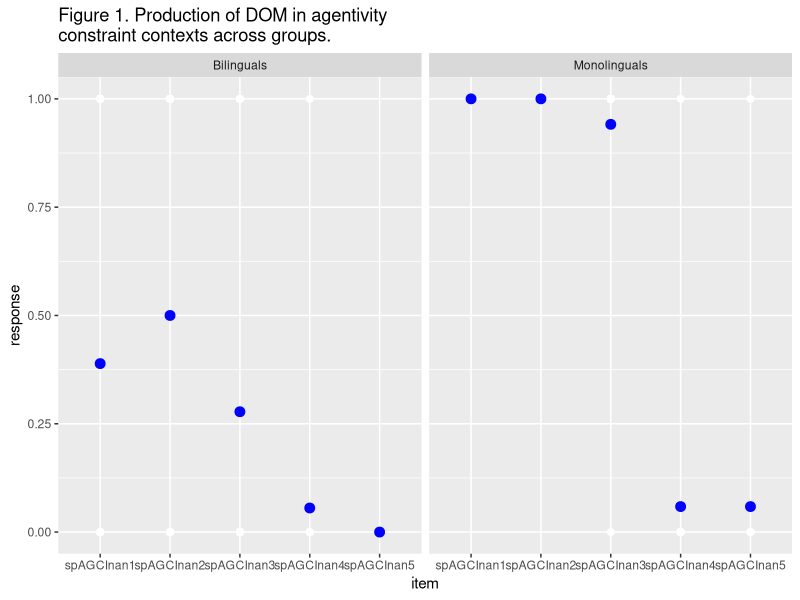
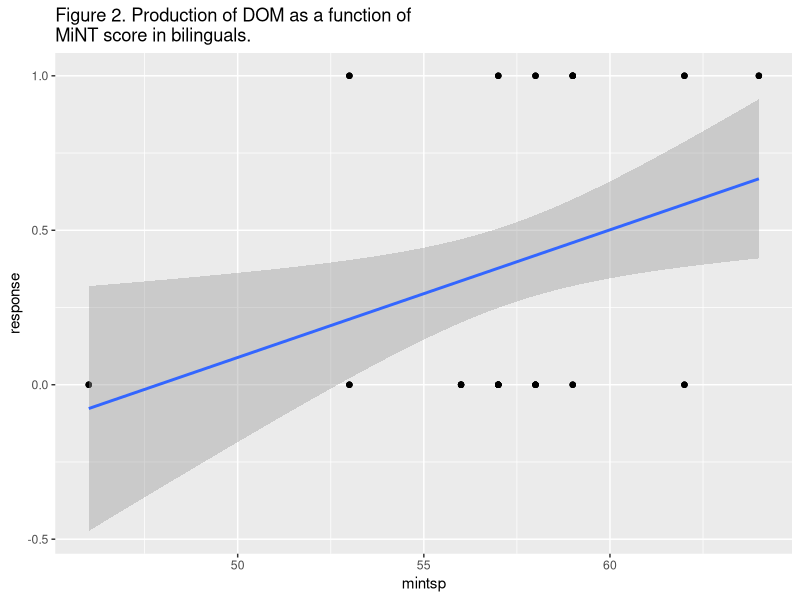
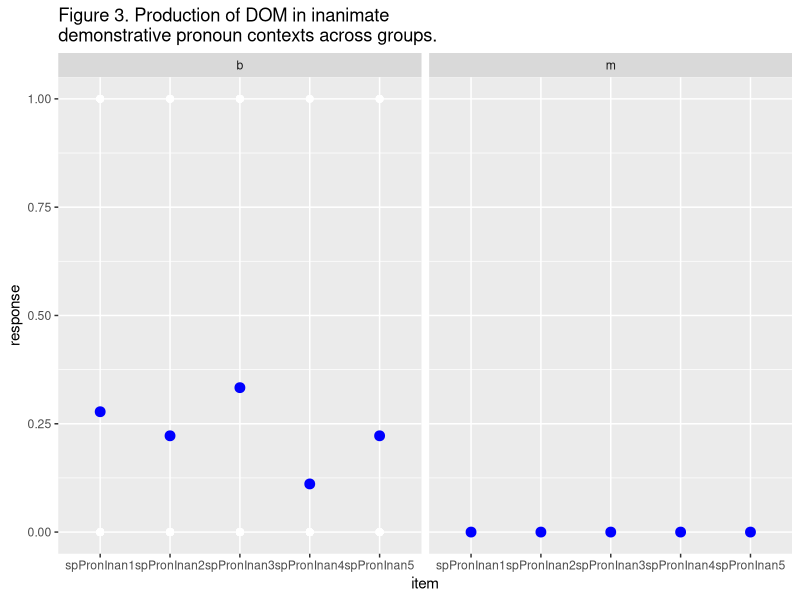
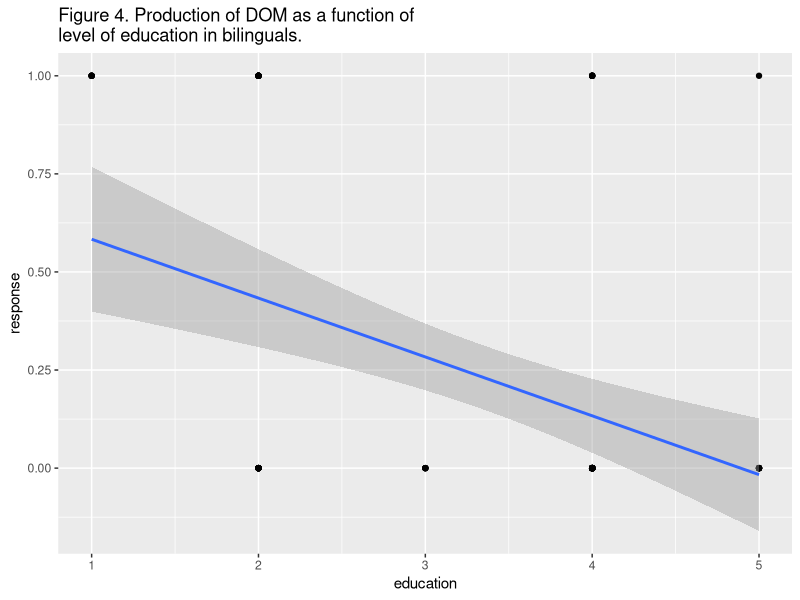
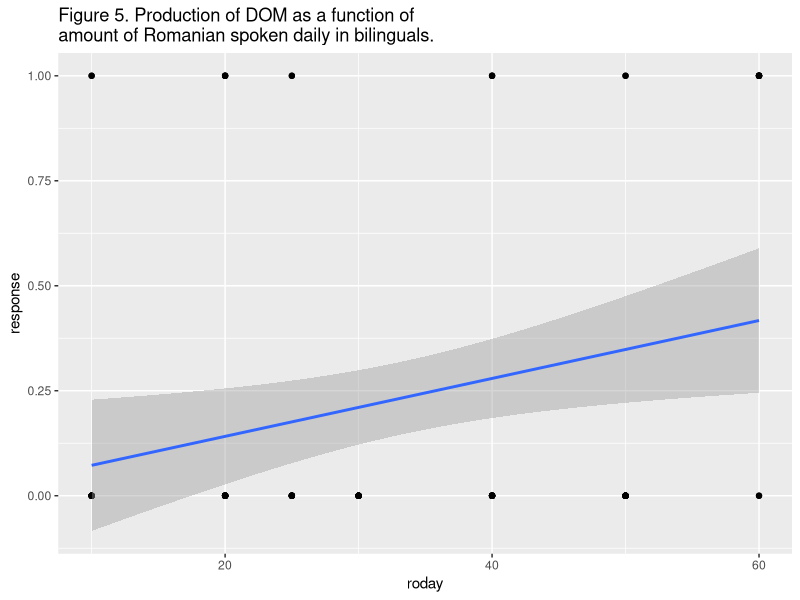

Generate these figures, in order, with R:

library(tidyverse)
library(ggplot2)
library(dplyr)
library(lme4)
library(here)

# rm(list = ls(all = TRUE))

dataset <- read_csv(here("data", "P_SP.csv"))


data <- dataset %>%
  filter(., do == "AGC")

datab <- data %>%
  filter(., group == "b")
datab3 <- datab %>%
  filter(., item != "spAGCInan4") %>%
  filter(., item != "spAGCInan5")


fig1 <- data %>%
  mutate(., group = recode(group, `b` = "Bilinguals", `m` = "Monolinguals")) %>%
  ggplot(., aes(x=item, y=response)) +
  geom_point(color = 'white', size = 2) + 
  stat_summary(fun.data = mean_cl_boot, geom = 'pointrange', size = 1, 
               position = position_dodge(width = 0.5)) + 
  stat_summary(fun.y = mean, geom = 'point', color = 'blue', size = 3, 
               position = position_dodge(width = 0.5)) + 
  scale_shape(name = "") +
  facet_grid(~ group) +
  labs(title = 'Figure 1. Production of DOM in agentivity \nconstraint contexts across groups.')

fig1

fig2 <- datab3 %>%
  ggplot(., aes(x=mintsp, y=response)) +
  geom_point() + 
  geom_smooth(method = lm) +
  labs(title = 'Figure 2. Production of DOM as a function of \nMiNT score in bilinguals.')

fig2

dataPron <- dataset %>%
  filter(., do == "Pron") %>%
  filter(., animacy == "Inan")

dataPronb <- dataPron %>%
  filter(., group == "b")
head(dataPronb)

fig3 <- dataPron %>%
  ggplot(., aes(x=item, y=response)) +
  geom_point(color = 'white', size = 2) + 
  stat_summary(fun.data = mean_cl_boot, geom = 'pointrange', size = 1, 
               position = position_dodge(width = 0.5)) + 
  stat_summary(fun.y = mean, geom = 'point', color = 'blue', size = 3, 
               position = position_dodge(width = 0.5)) + 
  scale_shape(name = "") +
  facet_grid(~ group) +
  labs(title = 'Figure 3. Production of DOM in inanimate \ndemonstrative pronoun contexts across groups.')

fig3

fig4 <- dataPronb %>%
  ggplot(., aes(x=education, y=response)) +
  geom_point() + 
  geom_smooth(method = lm) +
  labs(title = 'Figure 4. Production of DOM as a function of \nlevel of education in bilinguals.')

fig4

fig5 <- dataPronb %>%
  ggplot(., aes(x=roday, y=response)) +
  geom_point() + 
  geom_smooth(method = lm) +
  labs(title = 'Figure 5. Production of DOM as a function of \namount of Romanian spoken daily in bilinguals.')

fig5

mod_mint3 <- glm(response ~ mintsp, data = datab3, family = binomial(link = "logit"))
summary(mod_mint3)

mod_educationP <- glm(response ~ education, data = dataPronb, family = binomial(link = "logit"))
summary(mod_educationP)

mod_rodayP <- glm(response ~ roday, data = dataPronb, family = binomial(link = "logit"))
summary(mod_rodayP)